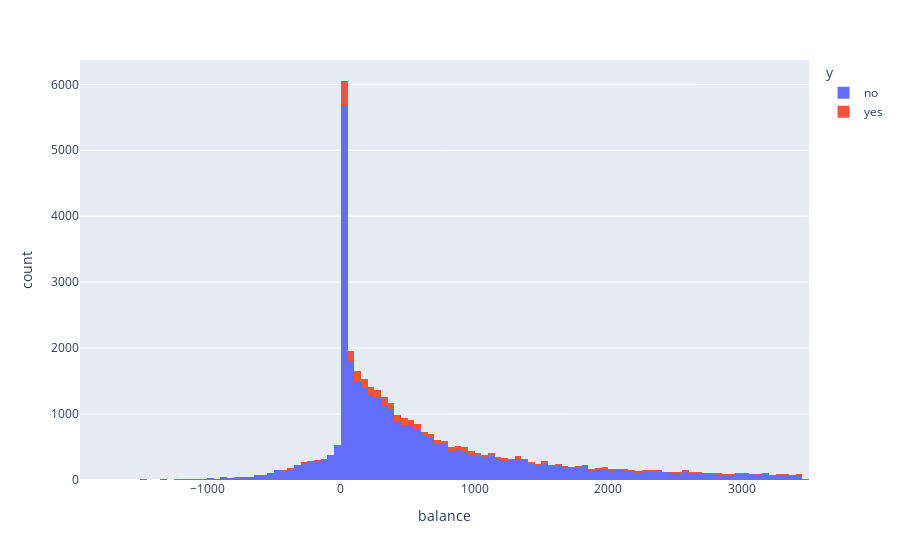

The notebook cell saved with this chart:
### Markdown cell above
Q6: How does financial status influence subscription decisions?

### Code cell
fig = px.histogram(data,x='balance',color='y')
fig.show()

### Figure 1 — Plotly figure (JSON) as saved in the notebook; plotly's stock layout.template omitted (floating-point values rounded to 4 significant figures; data arrays with more than 128 entries replaced by an {"elided": "..."} marker saying what was removed)
{"data": [{"alignmentgroup": "True", "bingroup": "x", "hovertemplate": "y=no<br>balance=%{x}<br>count=%{y}<extra></extra>", "legendgroup": "no", "marker": {"color": "#636efa", "pattern": {"shape": ""}}, "name": "no", "offsetgroup": "no", "orientation": "v", "showlegend": true, "type": "histogram", "x": {"elided": "33759 int values"}, "xaxis": "x", "yaxis": "y"}, {"alignmentgroup": "True", "bingroup": "x", "hovertemplate": "y=yes<br>balance=%{x}<br>count=%{y}<extra></extra>", "legendgroup": "yes", "marker": {"color": "#EF553B", "pattern": {"shape": ""}}, "name": "yes", "offsetgroup": "yes", "orientation": "v", "showlegend": true, "type": "histogram", "x": {"elided": "3299 int values"}, "xaxis": "x", "yaxis": "y"}], "layout": {"autosize": true, "barmode": "relative", "legend": {"title": {"text": "y"}, "tracegroupgap": 0}, "margin": {"t": 60}, "xaxis": {"anchor": "y", "autorange": true, "domain": [0, 1], "range": [-1950.0, 3500.0], "title": {"text": "balance"}, "type": "linear"}, "yaxis": {"anchor": "x", "autorange": true, "domain": [0, 1], "range": [0, 6368.0], "title": {"text": "count"}}}}
